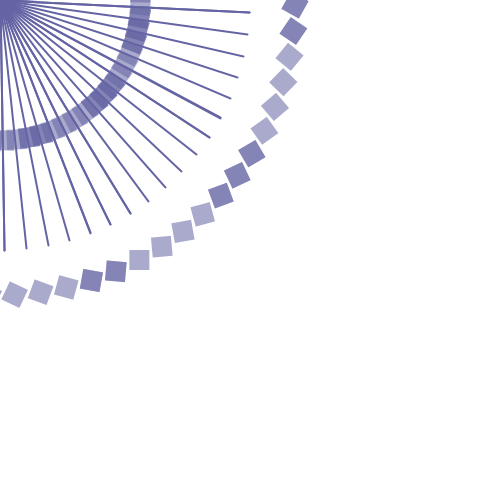
Frame 1 (no input)
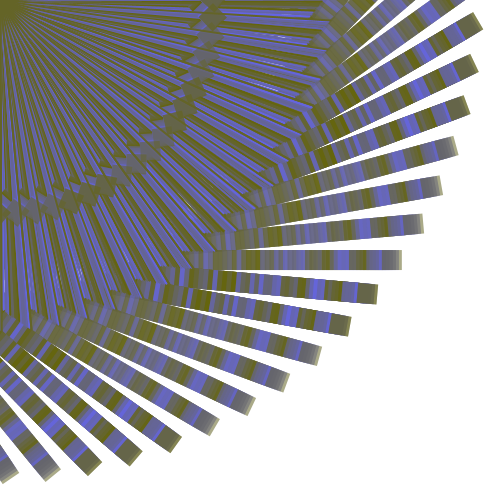
Frame 60 (the mouse pressed at the canvas centre just before this capture)
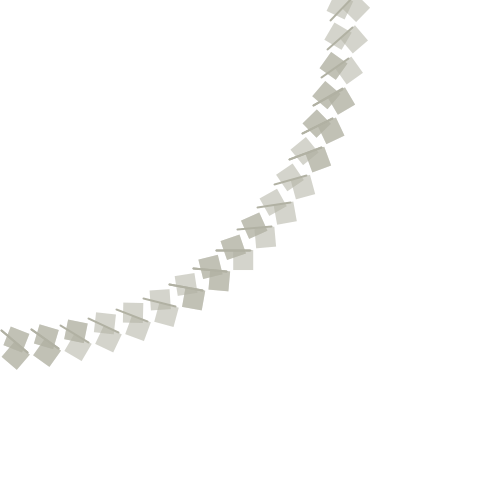
Frame 120 (the mouse held since frame 60 and released just before this capture)

The Processing sketch that drew these frames (run headless with seeded random() and noise(); from frame 60 on, the mouse is pressed at the canvas centre):

// Processing sketch: experimentacaoLinhas
// ── experimentacaoLinhas.pde
//Experimentação artística com funções de rotação, seno, mapeamento do mouse e cálculo da distância//

//Clique no mouse para alternar entre modo pintura e modo visualização de formas//


float x, y;

color cor;
boolean fundo;

float r, g, b, tam;


void setup() 
{
  
  size(500,500);
  
  background(255);
  
  x = width/2;
  y = height/2;
  
  fundo = false; //começa com o fundo desativado, efeito de pintura
}



void draw()
{
  
  if (fundo == true) //pinta o fundo a cada refresh do draw, permite a visualização do movimento das formas
  { 
 background(255);
  }
  
   //a posição do mouse determina a cor dos elementos, mas é feita uma conversão das coordenadas do mouse para a escala desejada
 
   r = map(mouseX, 0, width, 100, 255);
   g = map(mouseY, 0, height, 100, 255);
   b = random(0,255);
   
  
  
  float grau = sin(radians(frameCount)); //a distância entre as linha é determinada pelo frameCount do programa -> permite animação com o uso de loop
  
  
  tam = dist(x*grau, y, pmouseX, pmouseY); //tamanho total da linha
  
 
  
  for (int i = 0; i <100; i++) //cria as linhas
  {

    
    cor = color (r,g,b);
  
    stroke(cor);
    strokeWeight(2);
  
    line(x*grau,y, pmouseX,pmouseY);  //cria a linha, baseada no frameCount e na posição prévia do mouse

    rotate(20); //distribui as linhas e retângulos circularmente
  
  
    noStroke();
    
    fill(cor,140);
    
    rect(((x*grau)+(tam/2)), y, 20, 20); //cria um retângulo a partir do meio da linha
    
    
    pushMatrix(); //restringe a transformação apenas a essa forma
    
    translate(100,100);
    rect(((x*grau)-(tam/2)), -y, 20, 20);  //cria outro retângulo, acima do primeiro
    
    popMatrix();
  
  
  }
}


//clique do mouse alterna entre modo de pintura e modo de visualização das formas

void mousePressed()
{
  fundo = !fundo;
}
